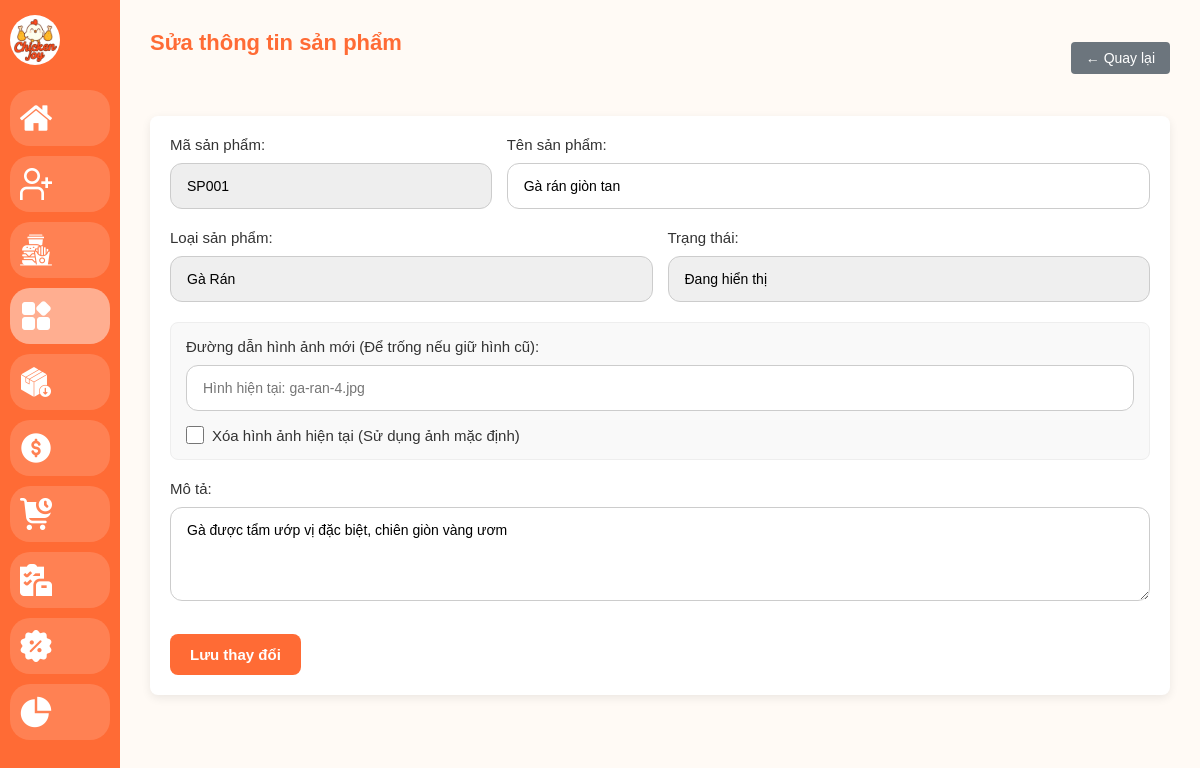
/admin/list-edit.php?id=1 (signed in), run on the app's committed database.
### tables this page shows
CREATE TABLE `products` (
  `id` int(11) NOT NULL AUTO_INCREMENT,
  `product_code` varchar(20) UNIQUE DEFAULT NULL,  
  `category_id` int(11) DEFAULT 1,                 
  `product_name` varchar(255) NOT NULL,            
  `description` text DEFAULT NULL,                 
  `unit` varchar(50) NOT NULL DEFAULT 'Phần',      
  `import_price` decimal(15, 2) DEFAULT 0.00,      
  `profit_rate` decimal(5, 2) DEFAULT 0.20,        
  `price` decimal(15, 2) NOT NULL,                 
  `stock` int(11) DEFAULT 0,                       
  `calories` int(11) DEFAULT 0,                    
  `protein` int(11) DEFAULT 0,                     
  `carbs` int(11) DEFAULT 0,                       
  `fat` int(11) DEFAULT 0,                         
  `image` varchar(255) DEFAULT 'default.jpg',      
  `is_new` tinyint(1) DEFAULT 0,                   
  `status` ENUM('active', 'hidden') DEFAULT 'active',
  `created_at` timestamp NOT NULL DEFAULT current_timestamp(),
  PRIMARY KEY (`id`),
  FOREIGN KEY (`category_id`) REFERENCES `categories`(`id`) ON DELETE RESTRICT
);

### admin/list-edit.php (the view, shortened to what this page needs)
<?php
require_once '../config/database.php';
if (isset($_GET['id'])) {
    $id = (int)$_GET['id'];
    $sql_get = "SELECT * FROM products WHERE id = $id";
    $result = $conn->query($sql_get);
    if ($result->num_rows > 0) {
        $product = $result->fetch_assoc();
    } else {
        header("Location: list.php"); exit();
    }
} else {
    header("Location: list.php"); exit();
}
$result_categories = $conn->query("SELECT id, category_name FROM categories WHERE status = 'active'");
?>
<!DOCTYPE html>
<html lang="vi">
<head>
  <link rel="stylesheet" href="../assets/css/admin.css" />
</head>
<body class="admin-body">
  <?php include 'layout/sidebar.php'; ?>
  <main class="main-content">
    <header class="main-header">
      <h1>Sửa thông tin sản phẩm</h1>
      <a href="list.php" class="btn-gray">&larr; Quay lại</a>
    </header>
    <section class="form-section">
      <form action="" method="POST" id="product-form" novalidate>
      <div style="display:flex; gap: 15px;">
        <div class="form-group" style="flex: 1;">
            <label>Mã sản phẩm:</label>
            <input type="text" class="form-input" value="<?php echo $product['product_code']; ?>" readonly style="background: #eee; cursor: not-allowed;">
        </div>
        <div class="form-group" style="flex: 2;">
            <label>Tên sản phẩm:</label>
            <input type="text" name="product-name" class="form-input req-input" value="<?php echo htmlspecialchars($product['product_name']); ?>" required>
        </div>
      </div>
      <div style="display:flex; gap: 15px;">
        <div class="form-group" style="flex: 1;">
            <label>Loại sản phẩm:</label>
            <select name="product-category" class="form-input" required>
            <?php
            $result_categories->data_seek(0);
            while($cat = $result_categories->fetch_assoc()) {
                $sel = ($cat['id'] == $product['category_id']) ? 'selected' : '';
                echo "<option value='" . $cat['id'] . "' $sel>" . $cat['category_name'] . "</option>";
            } ?>
            </select>
        </div>
        <div class="form-group" style="flex: 1;">
            <label>Trạng thái:</label>
            <select name="product-status" class="form-input">
            <option value="active" <?php if($product['status'] == 'active') echo 'selected'; ?>>Đang hiển thị</option>
            </select>
        </div>
      </div>
      <div class="form-group" style="background: #f9f9f9; padding: 15px; border-radius: 8px; border: 1px solid #eee;">
        <label>Đường dẫn hình ảnh mới (Để trống nếu giữ hình cũ):</label>
        <input type="text" name="product-image" class="form-input" placeholder="Hình hiện tại: <?php echo $product['image']; ?>">
        <div style="margin-top: 15px; color: #e74c3c; display: flex; align-items: center; gap: 8px;">
            <input type="checkbox" id="remove-img" name="remove-image" value="yes" style="margin: 0; width: 18px; height: 18px; cursor: pointer;">
            <label for="remove-img" style="margin: 0; font-weight: normal; cursor: pointer;">Xóa hình ảnh hiện tại (Sử dụng ảnh mặc định)</label>
        </div>
      </div>
      <div class="form-group">
          <label>Mô tả:</label>
          <textarea name="product-desc" class="form-input" rows="4"><?php echo htmlspecialchars($product['description']); ?></textarea>
      </div>
      <div class="form-actions">
          <button type="submit" class="btn-primary">Lưu thay đổi</button>
      </div>
    </form>
    </section>
  </main>
</body>
</html>

### assets/css/admin.css (style rules this page uses)
:root { --main-color: #ff6b35; }
* { box-sizing: border-box; margin: 0; padding: 0; font-family: "Poppins", sans-serif; }
body.admin-body { display: flex; align-items: stretch; min-height: 100vh; background: #fffaf5;; color: #333; font-size: 13px; }
.main-content { flex: 1; margin-left: 120px; padding: 30px; transition: margin-left 0.3s ease; overflow-y: auto; overflow-x: auto; min-height: 100vh; background: #fffaf5; }
.main-header { display: flex; justify-content: space-between; align-items: center; margin-bottom: 30px; min-width: 1000px; }
.main-header h1 { font-size: 22px; color: var(--main-color); white-space: nowrap; }
.form-section { background: #fff; padding: 20px; border-radius: 8px; margin-top: 25px; box-shadow: 0 3px 10px rgba(0,0,0,0.08); }
.form-group { margin-bottom: 20px; }
.form-group label { display: block; font-weight: 500; margin-bottom: 10px; color: #333; font-size: 15px; }
.form-group input, .form-group select, .form-group textarea { width: 100%; padding: 14px 16px; border-radius: 12px; border: 1px solid #ccc; outline: none; transition: border 0.2s; font-size: 14px; }
.form-group select { background-repeat: no-repeat; background-position: right 15px center; background-size: 12px; padding-right: 30px; cursor: pointer; -moz-appearance: none; -webkit-appearance: none; appearance: none; }
.form-actions { display: flex; gap: 10px; margin-top: 30px; }
.form-actions .btn-primary, .form-actions .btn-cancel { width: auto; min-width: 120px; padding: 12px 20px; text-decoration: none; display: inline-flex; justify-content: center; align-items: center; }
.form-actions .btn-primary { font-size: 15px; font-weight: 600; }
.btn-primary, a.btn-primary { background: var(--main-color); color: #fff; padding: 10px 16px; border: none; border-radius: 8px; cursor: pointer; font-weight: 500; transition: background 0.2s; text-decoration: none; font-size: 14px; display: inline-flex; align-items: center; justify-content: center; white-space: nowrap; }
.btn-gray { display: inline-block; padding: 8px 15px; border-radius: 4px; text-decoration: none; background: #6c757d; color: white; border: none; font-family: inherit; font-size: 14px; cursor: pointer; transition: background 0.3s; }
@media (max-width: 1200px) { body.admin-body, .data-table { font-size: 12px; } }
h1 { color: #ff6f3c; text-align: center; margin-bottom: 30px; }

### data on the page
products: product_code "SP001", product-name "Gà rán giòn tan", product-status "Đang hiển thị", product-image "Hình hiện tại: ga-ran-4.jpg", product-desc "Gà được tẩm ướp vị đặc biệt, chiên giòn vàng ươm"

### other printed values
form field product-category "Gà Rán"
